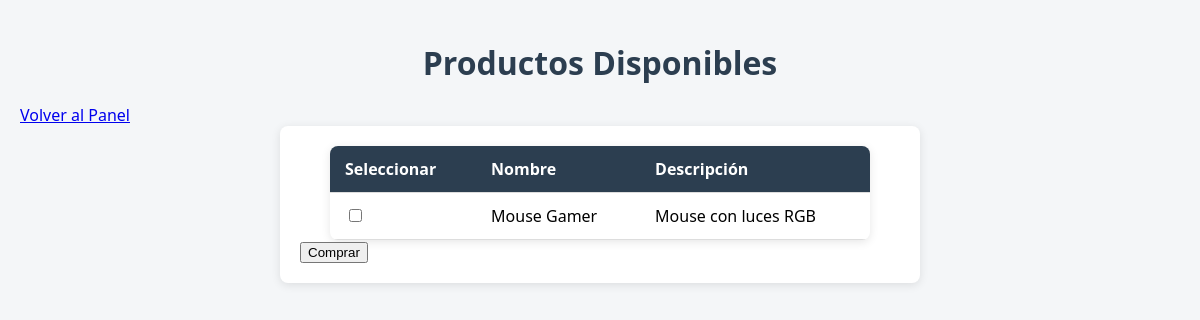
The app's page /pclientes.php with its own data.
### tables this page shows
CREATE TABLE `productos_tienda` (
  `id` int(11) NOT NULL,
  `id_producto` int(11) NOT NULL,
  `id_pedido` int(11) NOT NULL,
  `cantidad` int(11) NOT NULL,
  `estado` enum('pendiente','aceptado','rechazado') DEFAULT 'pendiente',
  `fecha` timestamp NOT NULL DEFAULT current_timestamp(),
  `id_producto_proveedor` int(11) DEFAULT NULL
);

CREATE TABLE `productos_proveedor` (
  `id` int(11) NOT NULL,
  `proveedor` varchar(100) DEFAULT NULL,
  `nombre` varchar(100) DEFAULT NULL,
  `descripcion` text DEFAULT NULL,
  `precio` decimal(10,2) DEFAULT NULL,
  `stock` int(11) DEFAULT NULL,
  `proveedor_id` int(11) DEFAULT NULL,
  `id_producto` int(11) NOT NULL
);

### pclientes.php (the view, shortened to what this page needs)
<?php
require 'conexion.php';
$sql = "SELECT pt.id_producto, pp.nombre AS producto_nombre, pp.descripcion AS producto_descripcion
        FROM productos_tienda pt
        INNER JOIN productos_proveedor pp ON pt.id_producto = pp.id
        WHERE pt.estado = 'aceptado'";
$result = $conn->query($sql);
?>
<!DOCTYPE html>
<html lang="es">
<head>
    <link rel="stylesheet" href="productos.css">
</head>
<body>
    <div class="container">
        <h1>Productos Disponibles</h1>
        <a href="cliente.php" class="back-btn">Volver al Panel</a>
        <form action="metodo_pago.php" method="POST">
            <?php if ($result->num_rows > 0): ?>
                <table>
                    <thead>
                        <tr>
                            <th>Seleccionar</th>
                            <th>Nombre</th>
                            <th>Descripción</th>
                        </tr>
                    </thead>
                    <tbody>
                        <?php while ($row = $result->fetch_assoc()): ?>
                            <tr>
                                <td>
                                    <input type="checkbox" name="productos[]" value="<?= $row['id_producto'] ?>">
                                </td>
                                <td><?= $row['producto_nombre'] ?></td>
                                <td><?= $row['producto_descripcion'] ?></td>
                            </tr>
                        <?php endwhile; ?>
                    </tbody>
                </table>
                <button type="submit" class="btn-comprar">Comprar</button>
            <?php else: ?>
                <p>No hay productos disponibles.</p>
            <?php endif; ?>
        </form>
    </div>
</body>
</html>

### productos.css (style rules this page uses)
body { font-family: 'Segoe UI', Tahoma, Geneva, Verdana, sans-serif; background-color: #f4f6f8; margin: 0; padding: 20px; }
h1, h2 { color: #2c3e50; text-align: center; margin-bottom: 20px; }
table { width: 90%; margin: auto; border-collapse: collapse; box-shadow: 0 2px 10px rgba(0,0,0,0.1); background-color: white; border-radius: 8px; overflow: hidden; }
th, td { padding: 12px 15px; text-align: left; border-bottom: 1px solid #ddd; }
th { background-color: #2c3e50; color: white; font-weight: bold; }
form { width: 90%; max-width: 600px; margin: auto; background-color: white; padding: 20px; border-radius: 8px; box-shadow: 0 2px 10px rgba(0,0,0,0.1); }

### records on screen
productos_tienda: id_producto.nombre "Mouse Gamer", id_producto.descripcion "Mouse con luces RGB"
